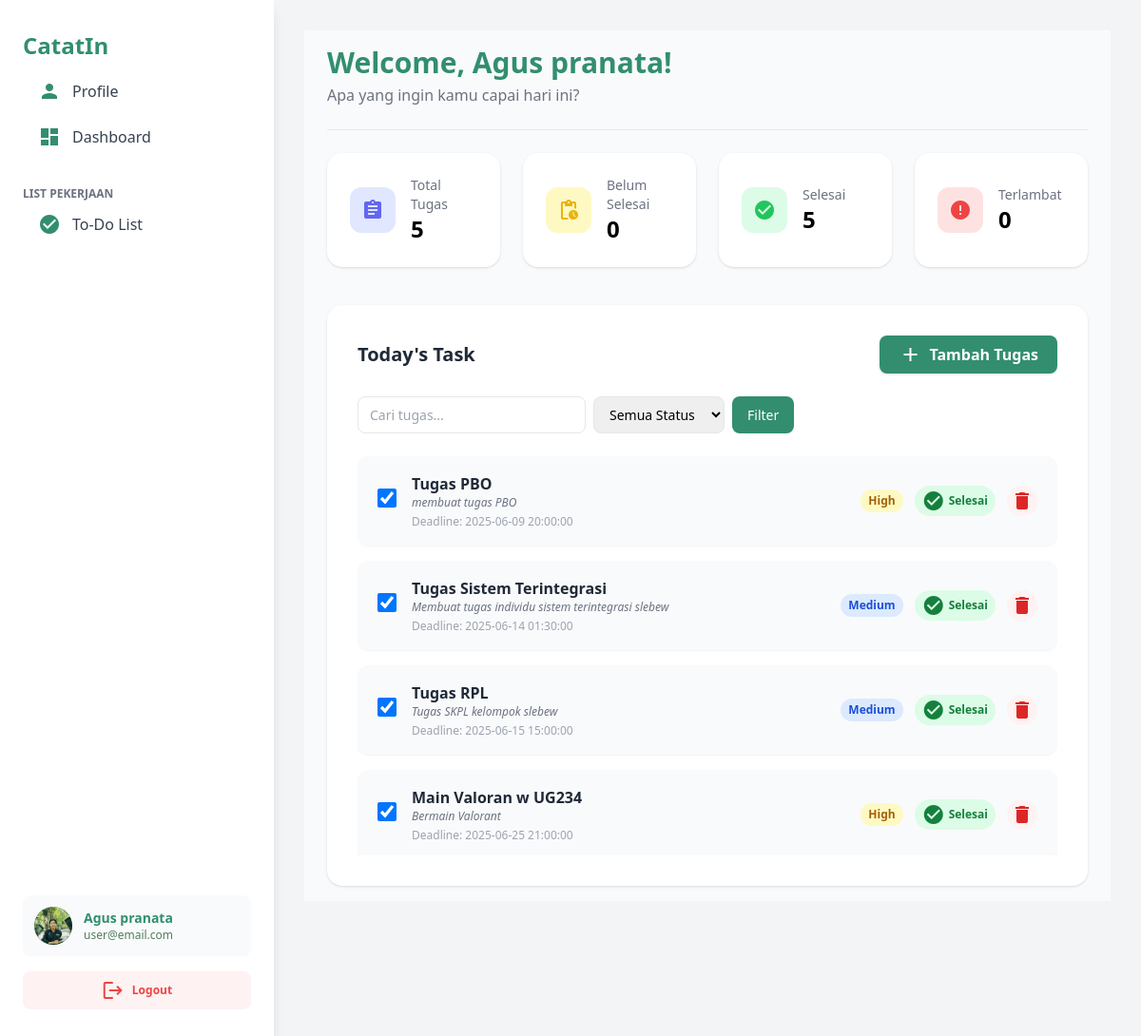
The app's page /dashboard.php (signed in) with its own data.
### tables this page shows
CREATE TABLE `users` (
  `id_user` int(11) NOT NULL,
  `nama` varchar(100) NOT NULL,
  `username` varchar(50) NOT NULL,
  `avatar` varchar(255) NOT NULL,
  `email` varchar(100) NOT NULL,
  `password` varchar(255) NOT NULL,
  `tanggal_daftar` timestamp NOT NULL DEFAULT current_timestamp()
);

CREATE TABLE `tugas` (
  `id_tugas` int(11) NOT NULL,
  `id_user` int(11) NOT NULL,
  `nama_tugas` varchar(255) NOT NULL,
  `deskripsi` text NOT NULL,
  `status_tugas` enum('belum','selesai') DEFAULT 'belum',
  `tanggal_dibuat` timestamp NOT NULL DEFAULT current_timestamp(),
  `tanggal_deadline` datetime DEFAULT NULL,
  `prioritas` varchar(10) DEFAULT NULL
);

### dashboard.php (the view, shortened to what this page needs)
<?php
require_once 'includes/auth.php';
$id_user = $_SESSION['id_user'];
$where = "id_user = ?";
$params = [$id_user];
$types = "i";
$query = "SELECT * FROM tugas WHERE $where ORDER BY tanggal_deadline ASC";
$stmt = $koneksi->prepare($query);
$stmt->bind_param($types, ...$params);
$stmt->execute();
$result = $stmt->get_result();
$tugas = $result->fetch_all(MYSQLI_ASSOC);
?>
<!DOCTYPE html>
<html lang="id">
<head>
  <script src="https://cdn.tailwindcss.com"></script>
</head>
<body class="bg-gray-100">
  <?php include 'includes/header.php'; ?>
  <main class="flex-1 px-2 md:px-6 py-4 bg-gray-50">
    <div class="mb-0 pb-6 border-b border-gray-200">
      <h2 class="text-3xl font-bold text-[#328E6E] mb-1">Welcome, <?php echo htmlspecialchars($nama_user); ?>!</h2>
      <p class="text-gray-500 text-base">Apa yang ingin kamu capai hari ini?</p>
    </div>
    <div class="w-full max-w-full mt-6 mb-10">
      <div class="grid grid-cols-1 md:grid-cols-4 gap-6">
        <div class="bg-white rounded-2xl shadow flex items-center gap-4 p-6 w-full">
          <span class="material-icons text-indigo-500 text-4xl bg-indigo-100 rounded-xl p-3">assignment</span>
          <div>
            <div class="text-gray-500 text-sm">Total Tugas</div>
            <div class="text-2xl font-bold"><?php echo count($tugas); ?></div>
          </div>
        </div>
        <div class="bg-white rounded-2xl shadow flex items-center gap-4 p-6 w-full">
          <span class="material-icons text-yellow-500 text-4xl bg-yellow-100 rounded-xl p-3">pending_actions</span>
          <div>
            <div class="text-gray-500 text-sm">Belum Selesai</div>
            <div class="text-2xl font-bold">
              <?php echo count(array_filter($tugas, fn($t) => $t['status_tugas'] === 'belum')); ?>
            </div>
          </div>
        </div>
        <div class="bg-white rounded-2xl shadow flex items-center gap-4 p-6 w-full">
          <span class="material-icons text-green-500 text-4xl bg-green-100 rounded-xl p-3">check_circle</span>
          <div>
            <div class="text-gray-500 text-sm">Selesai</div>
            <div class="text-2xl font-bold">
              <?php echo count(array_filter($tugas, fn($t) => $t['status_tugas'] === 'selesai')); ?>
            </div>
          </div>
        </div>
        <div class="bg-white rounded-2xl shadow flex items-center gap-4 p-6 w-full">
          <span class="material-icons text-red-500 text-4xl bg-red-100 rounded-xl p-3">error</span>
          <div>
            <div class="text-gray-500 text-sm">Terlambat</div>
            <div class="text-2xl font-bold">
              <?php
              $today = date('Y-m-d H:i:s');
              echo count(array_filter($tugas, function($t) use ($today) {
                return $t['status_tugas'] === 'belum' && $t['tanggal_deadline'] < $today;
              }));
              ?>
            </div>
          </div>
        </div>
      </div>
    </div>
    <div class="bg-white rounded-2xl shadow p-8 w-full max-w-full">
      <div class="flex flex-col md:flex-row md:items-center md:justify-between gap-4 mb-6">
        <h3 class="text-xl font-bold text-gray-800">Today's Task</h3>
        <a href="add_tugas.php"
           class="inline-flex items-center gap-2 bg-[#328E6E] text-white px-5 py-2 rounded-lg font-semibold shadow hover:bg-[#256d52] transition text-base">
            <span class="material-icons text-base">add</span>
            Tambah Tugas
        </a>
      </div>
      <form method="GET" class="flex flex-col md:flex-row gap-2 mb-6">
        <input type="text" name="q" value="<?php echo isset($_GET['q']) ? htmlspecialchars($_GET['q']) : ''; ?>"
          placeholder="Cari tugas..." class="px-3 py-2 border rounded-lg text-sm w-full md:w-60" />
        <select name="status" class="px-3 py-2 border rounded-lg text-sm">
          <option value="">Semua Status</option>
        </select>
        <button type="submit"
          class="bg-[#328E6E] text-white px-4 py-2 rounded-lg text-sm hover:bg-[#256d52] transition">Filter</button>
      </form>
      <div class="overflow-y-auto" style="max-height: 420px;">
        <?php if (count($tugas) === 0): ?>
          <div class="text-center text-gray-400 py-10">Belum ada tugas.</div>
        <?php else: ?>
          <ul class="space-y-4 w-full" id="task-list">
            <?php foreach ($tugas as $t): ?>
              <li
                class="task-item flex items-center justify-between bg-gray-50 hover:bg-gray-100 rounded-xl px-5 py-4 shadow-sm transition w-full cursor-pointer group border border-transparent hover:border-[#328E6E]"
                title="Lihat detail tugas"
                onclick="window.location.href='detail_tugas.php?id=<?php echo $t['id_tugas']; ?>'">
                <div class="flex items-center gap-4">
                  <form method="POST" action="tugas_selesai.php" onsubmit="event.stopPropagation();">
                    <input type="checkbox"
                      class="form-checkbox h-5 w-5 text-[#328E6E] rounded checkbox-anim"
                      <?php if ($t['status_tugas'] === 'selesai') echo 'checked'; ?>
                      onchange="this.form.submit()"
                      onclick="event.stopPropagation();"
                    />
                  </form>
                  <div>
                    <div class="font-semibold text-gray-800 group-hover:underline">
                      <?php echo htmlspecialchars($t['nama_tugas']); ?>
                    </div>
                    <?php if (!empty($t['deskripsi'])): ?>
                      <div class="text-xs text-gray-500 italic mb-1">
                        <?php
                        $desc = strip_tags($t['deskripsi']);
                        echo strlen($desc) > 60 ? htmlspecialchars(substr($desc, 0, 60)) . '...' : htmlspecialchars($desc);
                        ?>
                      </div>
                    <?php endif; ?>
                    <div class="text-xs text-gray-400">Deadline: <?php echo htmlspecialchars($t['tanggal_deadline']); ?></div>
                  </div>
                </div>
                <div class="flex items-center gap-3">
                  <?php
                  $prioritas = isset($t['prioritas']) ? strtolower($t['prioritas']) : 'medium';
                  $badge = [
                    'high' => ['bg' => 'bg-yellow-100', 'text' => 'text-yellow-700', 'label' => 'High'],
                    'medium' => ['bg' => 'bg-blue-100', 'text' => 'text-blue-700', 'label' => 'Medium'],
                    'low' => ['bg' => 'bg-green-100', 'text' => 'text-green-700', 'label' => 'Low'],
                  ];
                  $b = $badge[$prioritas] ?? $badge['medium'];
                  ?>
                  <span class="inline-flex items-center px-2 py-1 rounded-full text-xs font-semibold <?php echo $b['bg'] . ' ' . $b['text']; ?>">
                    <?php echo $b['label']; ?>
                  </span>
                  <?php if ($t['status_tugas'] === 'selesai'): ?>
                    <span class="inline-flex items-center px-2 py-1 rounded-full text-xs font-semibold bg-green-100 text-green-700">
                      <span class="material-icons text-sm mr-1">check_circle</span> Selesai
                    </span>
                  <?php else: ?>
                    <span class="inline-flex items-center px-2 py-1 rounded-full text-xs font-semibold bg-yellow-100 text-yellow-700">
                      <span class="material-icons text-sm mr-1">pending_actions</span> Pending
                    </span>
                  <?php endif; ?>
                  <a href="hapus_tugas.php?id=<?php echo $t['id_tugas']; ?>"
                    onclick="event.stopPropagation();return confirm('Yakin ingin menghapus tugas ini?')"
                    class="inline-flex items-center justify-center w-8 h-8 rounded-full bg-red-50 text-red-600 hover:bg-red-100 transition"
                    title="Hapus">
                    <span class="material-icons text-base">delete</span>
                  </a>
                </div>
              </li>
            <?php endforeach; ?>
          </ul>
        <?php endif; ?>
      </div>
    </div>
  </main>
  </div>
</body>
</html>

### includes/header.php (shortened to what this page needs)
<?php
$nama_user = isset($_SESSION['nama']) ? $_SESSION['nama'] : 'Pengguna';
$email_user = isset($_SESSION['email']) ? $_SESSION['email'] : 'user@email.com';
$avatar = 'styles/assets/default-avatar.png';
if (isset($_SESSION['id_user'])) {
    require_once 'includes/koneksi.php';
    $id_user = $_SESSION['id_user'];
    $stmt = $koneksi->prepare("SELECT avatar FROM users WHERE id_user=?");
    $stmt->bind_param('i', $id_user);
    $stmt->execute();
    $result = $stmt->get_result();
    if ($row = $result->fetch_assoc()) {
        if (!empty($row['avatar']) && file_exists('uploads/' . $row['avatar'])) {
            $avatar = 'uploads/' . $row['avatar'];
        }
    }
}
?>
<!DOCTYPE html>
<html lang="id">
<head>
    <script src="https://cdn.tailwindcss.com"></script>
</head>
<body class="bg-gray-100">
<div class="flex min-h-screen">
    <aside class="w-72 bg-white shadow-lg flex flex-col justify-between py-8 px-6">
        <div>
            <div class="flex items-center mb-3">
                <span class="font-bold text-2xl text-[#328E6E]">CatatIn</span>
            </div>
             <nav class="space-y-2 mb-8">
                <a href="profil.php" class="flex items-center py-2 px-4 rounded-lg hover:bg-indigo-50 font-medium text-gray-700 transition">
                    <span class="material-icons mr-3 text-[#328E6E]">person</span> Profile
                </a>
            <nav class="space-y-2 mb-2">
                <a href="dashboard.php" class="flex items-center py-2 px-4 rounded-lg hover:bg-indigo-50 font-medium text-gray-700 transition">
                    <span class="material-icons mr-3 text-[#328E6E]">dashboard</span> Dashboard
                </a>
            </nav>
            </nav>
            <div>
                <span class="text-gray-500 font-semibold text-xs mb-1 block">LIST PEKERJAAN</span>
                <div class="flex flex-col gap-1">
                     <a href="add_tugas.php" class="flex items-center py-2 px-4 rounded-lg hover:bg-indigo-50 font-medium text-gray-700 transition">
                    <span class="material-icons mr-3 text-[#328E6E]">check_circle</span> To-Do List
                </a>
                </div>
            </div>
        </div>
        <div class="mt-10">
            <a href="profil.php" class="flex items-center space-x-3 p-3 rounded-lg bg-gray-50 hover:bg-indigo-100 transition">
                <div class="w-10 h-10 rounded-full bg-[#328E6E] flex items-center justify-center text-[#E1EEBC] font-bold text-lg overflow-hidden">
                    <img src="<?php echo $avatar; ?>" alt="Avatar" class="w-10 h-10 object-cover rounded-full">
                </div>
                <div>
                    <span class="block font-semibold text-[#328E6E] text-sm"><?php echo htmlspecialchars($nama_user); ?></span>
                    <span class="block text-xs text-[#537D5D]"><?php echo htmlspecialchars($email_user); ?></span>
                </div>
            </a>
            <a href="logout.php" class="flex items-center gap-2 mt-4 px-4 py-2 rounded-lg bg-red-50 text-red-500 hover:bg-red-100 text-xs font-semibold transition w-full justify-center">
                <span class="material-icons text-base">logout</span>
                Logout
            </a>
        </div>
    </aside>
    <main class="flex-1 p-8">

### dashboard.php (style rules this page uses)
.checkbox-anim { transition: box-shadow 0.2s, transform 0.2s; }
.checkbox-anim:checked { animation: pop 0.3s; }
.task-item { opacity: 0; transform: translateY(20px); transition: opacity 0.4s, transform 0.4s; }
.task-item.show { opacity: 1; transform: translateY(0); }

### records on screen
users: avatar (picture)
tugas: status_tugas "☑", nama_tugas "Tugas PBO", deskripsi "membuat tugas PBO", tanggal_deadline "2025-06-09 20:00:00", prioritas "High", shows "Selesai"
tugas: status_tugas "☑", nama_tugas "Tugas Sistem Terintegrasi", deskripsi "Membuat tugas individu sistem terintegrasi slebew", tanggal_deadline "2025-06-14 01:30:00", prioritas "Medium", shows "Selesai"
tugas: status_tugas "☑", nama_tugas "Tugas RPL", deskripsi "Tugas SKPL kelompok slebew", tanggal_deadline "2025-06-15 15:00:00", prioritas "Medium", shows "Selesai"
tugas: status_tugas "☑", nama_tugas "Main Valoran w UG234", deskripsi "Bermain Valorant", tanggal_deadline "2025-06-25 21:00:00", prioritas "High", shows "Selesai"

### other values on screen
$nama_user "Agus pranata"
$email_user "user@email.com"
count($tugas) "5"
count(array_filter($tugas, fn($t) => $t['status_tugas'] === 'belum')) "0"
